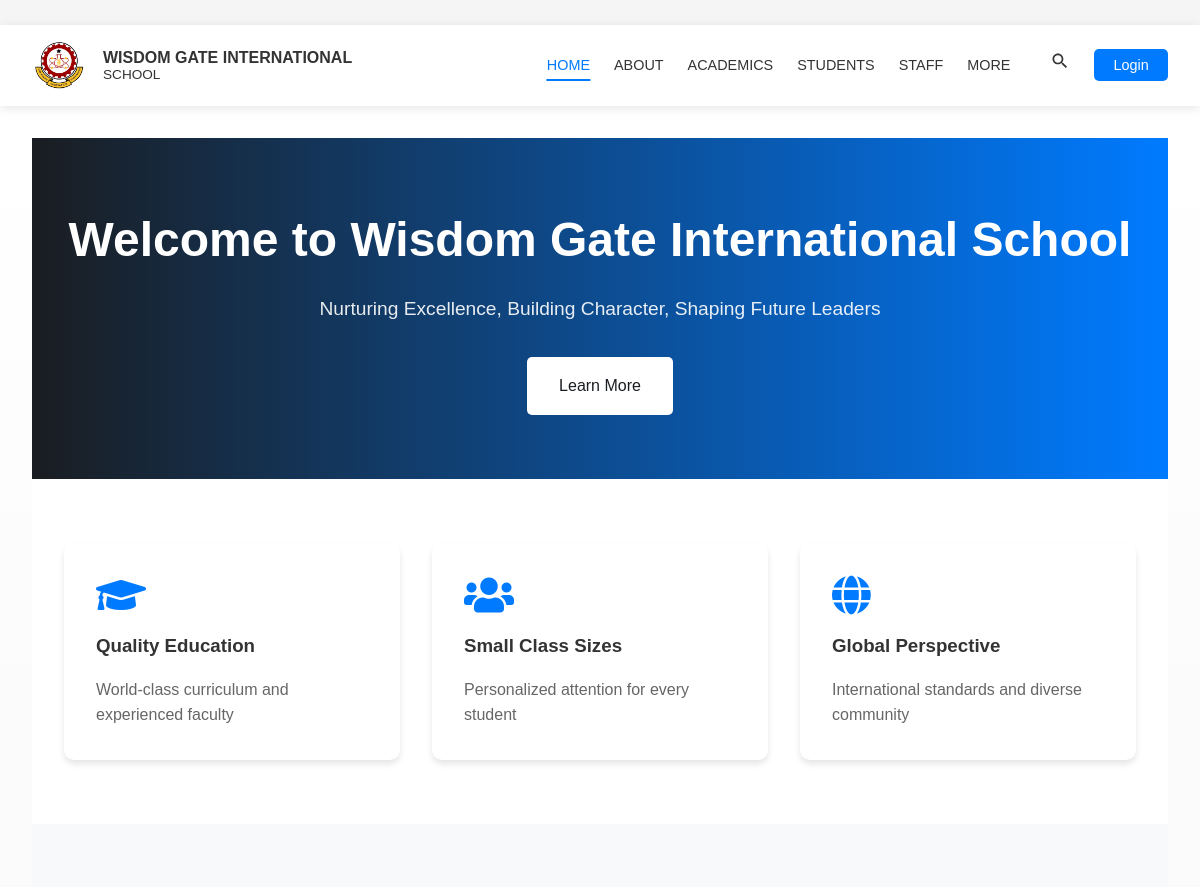
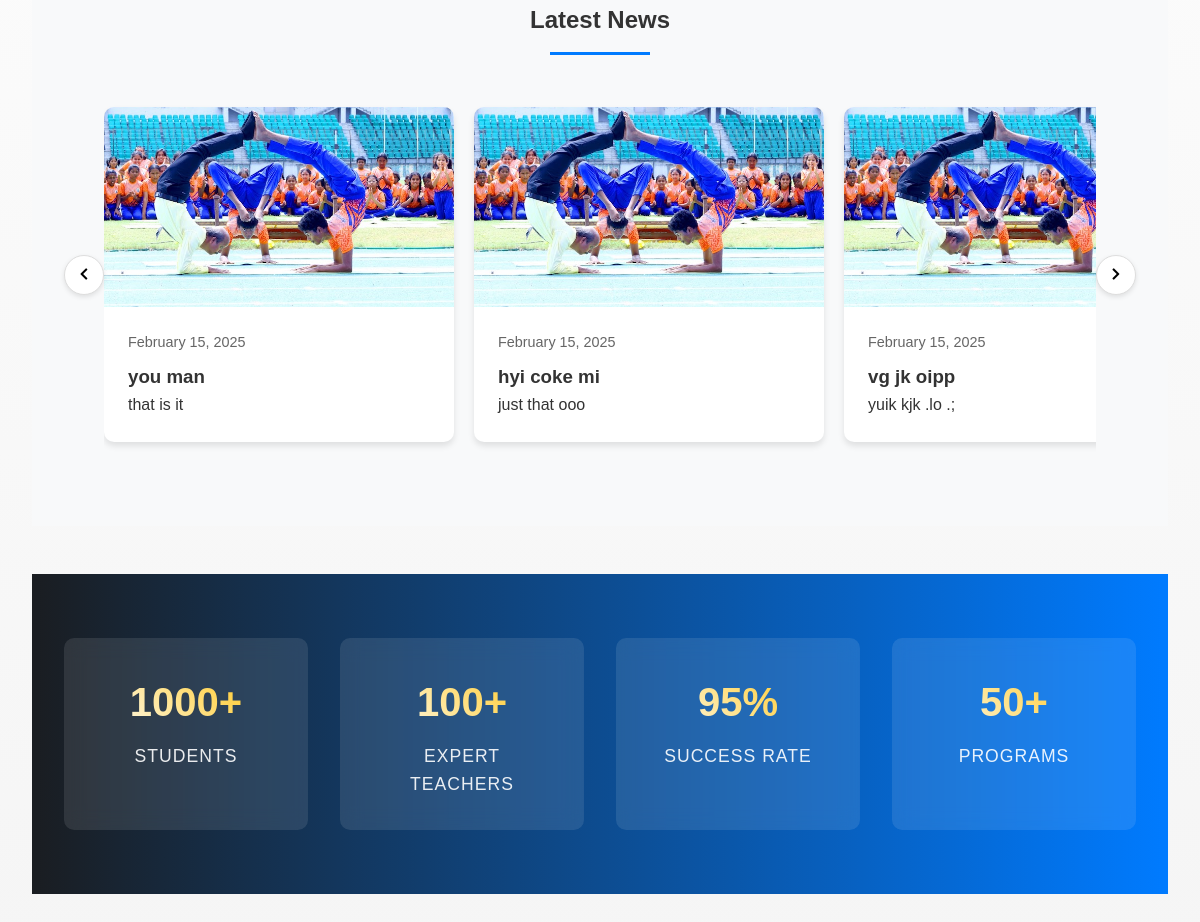
The page /wgis/ on the database its author committed (2 pictures, top to bottom).
### wgis/models.py (models this page shows, shortened)
class News(models.Model):
    title = models.CharField(max_length=200)
    excerpt = models.TextField()
    content = models.TextField()
    image = models.ImageField(upload_to='news/')
    date = models.DateTimeField(auto_now_add=True)
    class Meta:
        verbose_name_plural = "News"
        ordering = ['-date']

### wgis/views.py (the view)
# urls.py: 2. Add a URL to urlpatterns:  path('', views.home, name='home')
def home(request):
    news_items = News.objects.all()[:6]  # Limit to 6 most recent items
    return render(request, 'wgis/home.html', {'news_items': news_items})

### wgis/templates/wgis/home.html (shortened to what this page needs)
{% extends 'wgis/base.html' %}
{% load static %}
{% block head %}
<link rel="stylesheet" type="text/css" href="{% static 'wgis/home.css' %}">
{% endblock %}
{% block content %}
<section class="hero">
    <div class="hero-content">
        <h1>Welcome to Wisdom Gate International School</h1>
        <p>Nurturing Excellence, Building Character, Shaping Future Leaders</p>
        <a href="{% url 'wgis:about' %}" class="cta-button">Learn More</a>
    </div>
</section>
<section class="features">
    <div class="features-grid">
        <div class="feature-card">
            <i class="fas fa-graduation-cap feature-icon"></i>
            <h3>Quality Education</h3>
            <p>World-class curriculum and experienced faculty</p>
        </div>
        <div class="feature-card">
            <i class="fas fa-users feature-icon"></i>
            <h3>Small Class Sizes</h3>
            <p>Personalized attention for every student</p>
        </div>
        <div class="feature-card">
            <i class="fas fa-globe feature-icon"></i>
            <h3>Global Perspective</h3>
            <p>International standards and diverse community</p>
        </div>
    </div>
</section>
<section class="news" id="news">
    <h2 style="text-align: center; margin-bottom: 2rem;">Latest News</h2>
    <div class="news-carousel-container">
        <button class="carousel-arrow prev-arrow">
            <i class="fas fa-chevron-left"></i>
        </button>
        <div class="news-carousel">
            {% for news_item in news_items %}
            <div class="news-card">
                <a href="{% url 'wgis:news_detail' news_item.id %}" class="news-card-link">
                    <div class="news-image">
                        <img src="{{ news_item.image.url }}" alt="{{ news_item.title }}">
                    </div>
                    <div class="news-content">
                        <p class="news-date">{{ news_item.date|date:"F d, Y" }}</p>
                        <h3>{{ news_item.title }}</h3>
                        <p>{{ news_item.excerpt }}</p>
                    </div>
                </a>
            </div>
            {% endfor %}
        </div>
        <button class="carousel-arrow next-arrow">
            <i class="fas fa-chevron-right"></i>
        </button>
    </div>
</section>
<section class="stats">
    <div class="stats-grid">
        <div class="stat-item">
            <h3>1000+</h3>
            <p>Students</p>
        </div>
        <div class="stat-item">
            <h3>100+</h3>
            <p>Expert Teachers</p>
        </div>
        <div class="stat-item">
            <h3>95%</h3>
            <p>Success Rate</p>
        </div>
        <div class="stat-item">
            <h3>50+</h3>
            <p>Programs</p>
        </div>
    </div>
</section>
{% endblock %}

### wgis/templates/wgis/base.html (shortened to what this page needs)
{% load static %}
<!DOCTYPE html>
<html lang="en">
<head>
    <link rel="stylesheet" href="{% static 'wgis/base.css' %}">
    <link href="https://cdnjs.cloudflare.com/ajax/libs/font-awesome/6.0.0/css/all.min.css" rel="stylesheet">
    <link rel="stylesheet" href="https://cdnjs.cloudflare.com/ajax/libs/font-awesome/5.15.4/css/all.min.css">
    {% block head %}{% endblock %}
</head>
<body>
    <div class="header-spacer"></div>
    <header class="header">
        <nav class="nav-container">
            <div class="logo">
                <img src="{% static 'wgis/images/logo.png' %}" alt="Wisdom Gate Int.">
                <div class="logo-text">
                    <h1>WISDOM GATE INTERNATIONAL</h1>
                    <p>SCHOOL</p>
                </div>
            </div>
            <ul class="nav-menu">
                <li><a href="{% url 'wgis:home' %}" class="nav-link {% if request.resolver_match.url_name == 'home' %}active{% endif %}">HOME</a></li>
                <li class="nav-item">
                    <a href="{% url 'wgis:about' %}" class="nav-link {% if request.resolver_match.url_name == 'about' %}active{% endif %}">ABOUT</a>
                </li>
                <li class="nav-item">
                    <a href="{% url 'wgis:academics' %}" class="nav-link {% if request.resolver_match.url_name == 'academics' %}active{% endif %}">ACADEMICS</a>
                </li>
                <li class="nav-item">
                    <a href="{% url 'wgis:students' %}" class="nav-link {% if request.resolver_match.url_name == 'students' %}active{% endif %}">STUDENTS</a>
                </li>
                <li class="nav-item">
                    <a href="{% url 'wgis:staff' %}" class="nav-link {% if request.resolver_match.url_name == 'staff' %}active{% endif %}">STAFF</a>
                </li>
                <li class="nav-item">
                    <a href="{% url 'wgis:more' %}" class="nav-link {% if request.resolver_match.url_name == 'more' %}active{% endif %}">MORE</a>
                </li>
                <li class="search-icon">
                    <svg viewBox="0 0 24 24">
                        <path d="M15.5 14h-.79l-.28-.27C15.41 12.59 16 11.11 16 9.5 16 5.91 13.09 3 9.5 3S3 5.91 3 9.5 5.91 16 9.5 16c1.61 0 3.09-.59 4.23-1.57l.27.28v.79l5 4.99L20.49 19l-4.99-5zm-6 0C7.01 14 5 11.99 5 9.5S7.01 5 9.5 5 14 7.01 14 9.5 11.99 14 9.5 14z"/>
                    </svg>
                </li>
                {% if not user.is_authenticated %}
                <li>
                    <a href="{% url 'wgis:login' %}" class="login-btn">Login</a>
                </li>
                {% endif %}
            </ul>
        </nav>
    </header>
    <div class="content">
        {% block content %}
        {% endblock %}
    </div>
</body>
</html>

### wgis/static/wgis/base.css (style rules this page uses)
* { margin: 0; padding: 0; box-sizing: border-box; font-family: Arial, sans-serif; }
body { background-color: #f5f5f5; }
.header-spacer { height: 25px; background-color: #f5f5f5; }
.header { background: white; padding: 0.8rem 0; width: 100%; position: sticky; top: 0; box-shadow: 0 2px 10px rgba(0, 0, 0, 0.1); z-index: 1000; }
.nav-container { max-width: 1400px; margin: 0 auto; display: flex; align-items: center; justify-content: space-between; padding: 0 2rem; }
.logo { display: flex; align-items: center; gap: 1rem; }
.logo img { width: 55px; height: 55px; }
.logo-text { line-height: 1.2; }
.logo-text h1 { font-size: 1rem; color: #333; font-weight: bold; }
.logo-text p { font-size: 0.85rem; color: #333; }
.nav-menu { display: flex; gap: 1.5rem; list-style: none; align-items: center; }
.nav-link { color: #333; text-decoration: none; font-size: 0.9rem; font-weight: 500; padding: 0.5rem 0; position: relative; transition: color 0.3s ease; }
.nav-link::after { content: ''; position: absolute; width: 0; height: 2px; bottom: 0; left: 50%; background-color: #007bff; transition: all 0.3s ease; transform: translateX(-50%); }
.nav-link.active { color: #007bff; }
.nav-link.active::after { width: 100%; }
.nav-item { display: flex; align-items: center; gap: 3px; }
.nav-menu .search-icon { margin-left: 1rem; cursor: pointer; transition: transform 0.3s ease; }
.search-icon svg { width: 20px; height: 20px; fill: #333; transition: fill 0.3s ease; }
.content { min-height: calc(100vh - 25px - 80px); padding: 2rem; background: linear-gradient(to bottom, #fff, #f5f5f5); }
.login-btn { background-color: #007bff; color: white; padding: 0.5rem 1.2rem; border-radius: 5px; text-decoration: none; font-weight: 500; font-size: 0.9rem; transition: background-color 0.3s ease; }

### rows shown on the page
News: image (picture), date "February 15, 2025", title "you man", excerpt "that is it"
News: image (picture), date "February 15, 2025", title "hyi coke mi", excerpt "just that ooo"
News: image (picture), date "February 15, 2025", title "vg jk oipp", excerpt "yuik kjk .lo .;"
